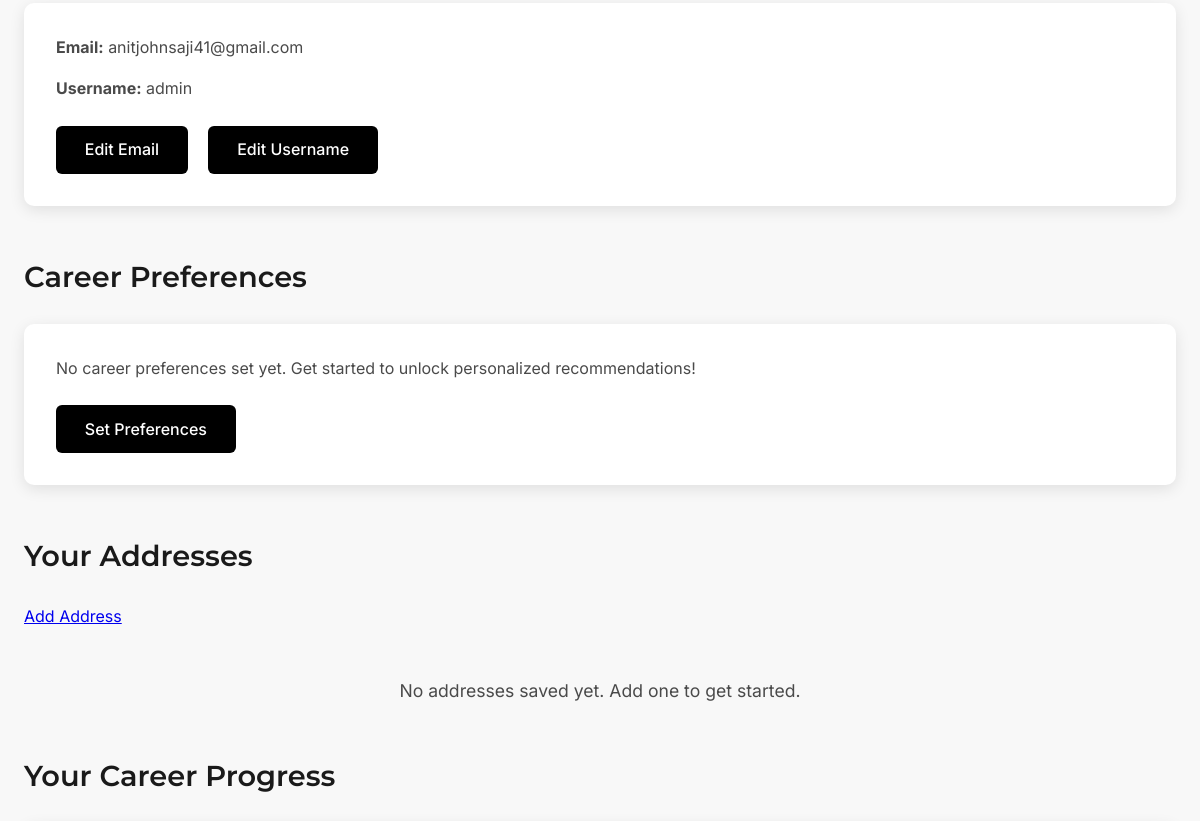
The page /profile/ (signed in, middle part) on the database as committed earlier.
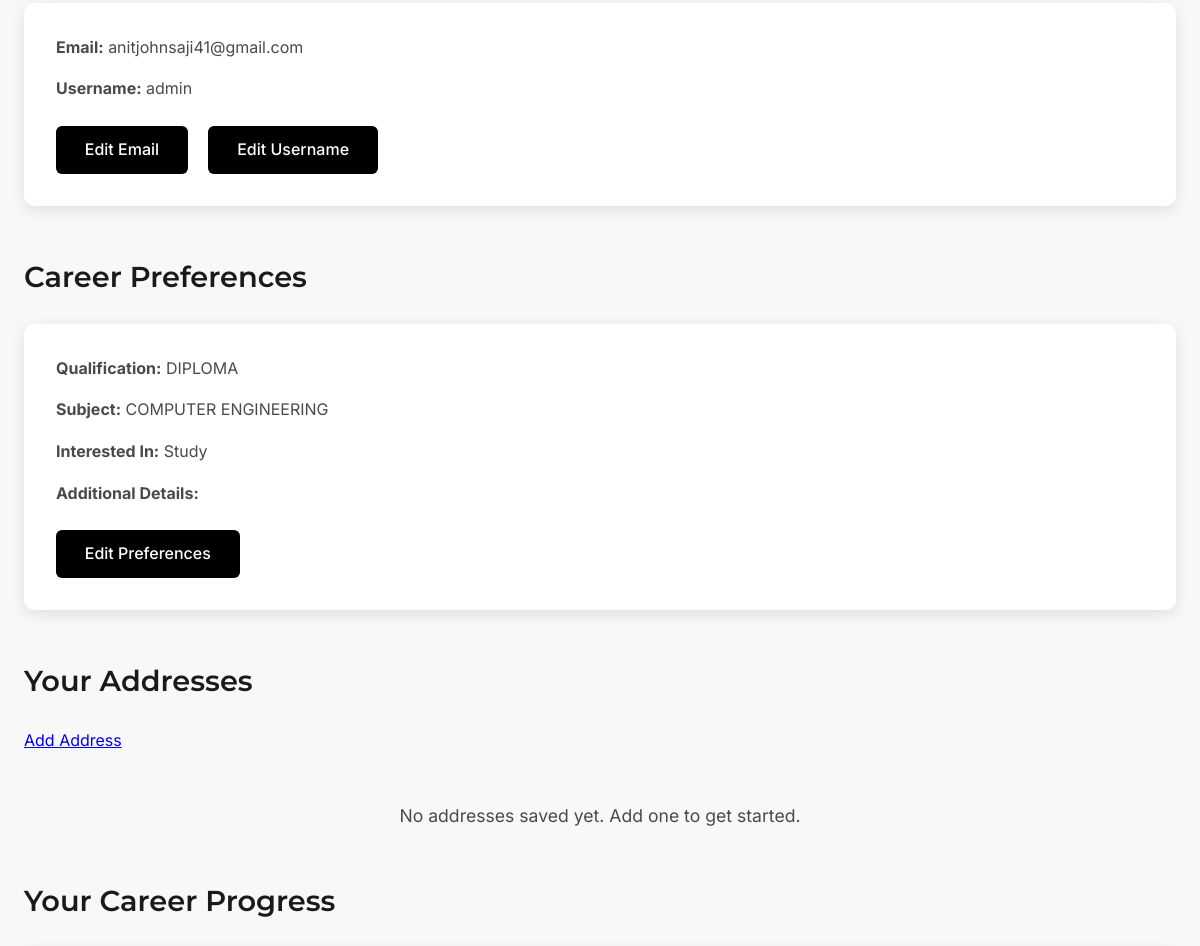
The same page on the database as committed later.
### project_app/models.py (models this page shows, shortened)
class UserCareerFilter(models.Model):
    user = models.OneToOneField(User, on_delete=models.CASCADE)
    qualification = models.ForeignKey(Qualification, on_delete=models.SET_NULL, null=True)
    subject = models.ForeignKey(Subject, on_delete=models.SET_NULL, null=True)
    interested = models.CharField(max_length=20, choices=Career.INTERESTED_CHOICES)
    details = models.TextField(blank=True)

class Qualification(models.Model):
    name=models.CharField(max_length=50)

class Subject(models.Model):
    qualification = models.ForeignKey(Qualification, on_delete=models.CASCADE)
    name = models.CharField(max_length=50)

### project_app/views.py (the view)
# urls.py: path('profile/', views.profile_view, name='profile'),
@login_required
def profile_view(request):
    user_career_filter = UserCareerFilter.objects.filter(user=request.user).first()
    addresses = Address.objects.filter(user=request.user)
    context = {
        'addresses': addresses,
        'email': request.user.email,
        'user_career_filter': user_career_filter,
    }
    return render(request, 'profile.html', context)

### templates/profile.html (shortened to what this page needs)
{% load static %}
<!DOCTYPE html>
<html lang="en">
<head>
    <link rel="stylesheet" href="{% static 'css/profile.css' %}">
    <link rel="stylesheet" href="https://cdnjs.cloudflare.com/ajax/libs/font-awesome/4.7.0/css/font-awesome.min.css">
</head>
<body>
    <div class="container profile-container">
        <br><br>
        <div class="profile-section">
            <div class="profile-card">
                <p><strong>Email:</strong> {{ email }}</p>
                <p><strong>Username:</strong> {{ request.user.username }}</p>
                <a href="{% url 'edit_email' %}" class="btn">Edit Email</a>
                <a href="{% url 'edit_username' %}" class="btn">Edit Username</a>
            </div>
        </div>
        <div class="profile-section">
            <h2>Career Preferences</h2>
            <div class="profile-card">
                {% if user_career_filter %}
                <p><strong>Qualification:</strong> {{ user_career_filter.qualification.name }}</p>
                <p><strong>Subject:</strong> {{ user_career_filter.subject.name }}</p>
                <p><strong>Interested In:</strong> {{ user_career_filter.interested }}</p>
                <p><strong>Additional Details:</strong> {{ user_career_filter.details }}</p>
                <a href="{% url 'userform' %}" class="btn">Edit Preferences</a>
                {% else %}
                <p>No career preferences set yet. Get started to unlock personalized recommendations!</p>
                <a href="{% url 'userform' %}" class="btn">Set Preferences</a>
                {% endif %}
            </div>
        </div>
        <div class="profile-section">
            <h2>Your Addresses</h2>
            <a href="{% url 'add_address' %}" class="btn">Add Address</a>
            <div class="address-grid">
                {% if addresses %}
                {% for addr in addresses %}
                <div class="address-card">
                    <p><strong>{{ addr.name }}</strong><br>
                        {{ addr.address }}<br>
                        Phone: {{ addr.phone }}</p>
                    <div class="address-actions">
                        <a href="{% url 'edit_address' addr.id %}" class="btn small">Edit</a>
                        <a href="{% url 'delete_address' addr.id %}" class="btn small delete">Delete</a>
                    </div>
                </div>
                {% endfor %}
                {% else %}
                <p class="empty-message">No addresses saved yet. Add one to get started.</p>
                {% endif %}
            </div>
        </div>
        <div class="profile-section">
            <h2>Your Career Progress</h2>
        </div>
    </div>
</body>
</html>

Rows that differ between the two databases and show on the page:
added UserCareerFilter: qualification.name "DIPLOMA", subject.name "COMPUTER ENGINEERING", interested "Study"
Other text that changed with them:
text no longer shown: "No career preferences set yet. Get started to unlock personalized recommendations! Set Preferences"
text now shown: "Qualification: Subject: Interested In: Additional Details: Edit Preferences"
